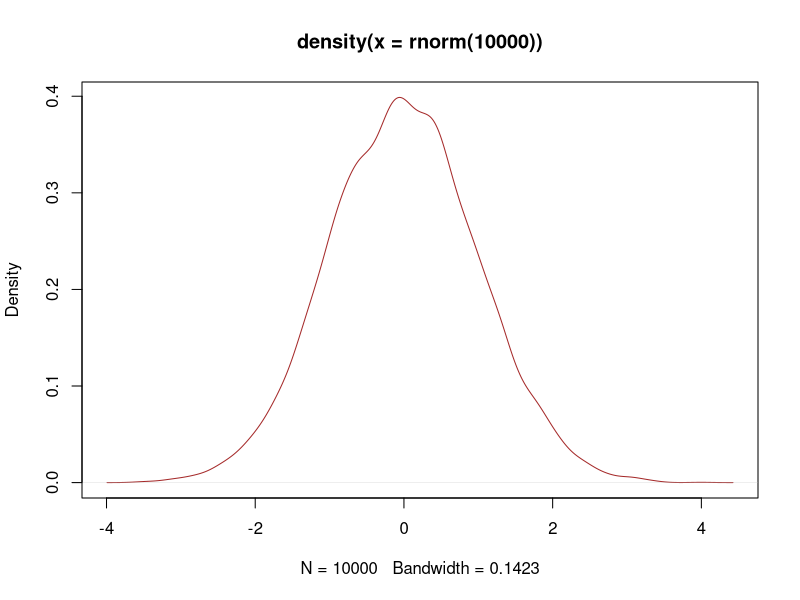

The R script that drew this image:
## ---- chunk 1

plot(density(rnorm(10000)), col="brown")
## ---- chunk 2
22/7
## ---- chunk 3
2+2+4+6/3
